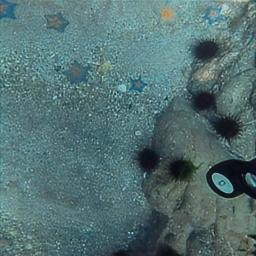
#> input picture underwater_image_enhancement_results_bundle_2026-05-12/02_evaluation/qualitative_outputs/RUIE/UTTS/pic_A/JPEGImages/0316.JPG, 256 x 256 px
$ python -i clahe_baseline.py   (imports and definitions only)   (older library calls are emulated)
#> lines starting #> are read from the running program, lines starting #| are printed output that depends on the picture
"""
evaluation/clahe_baseline.py

CLAHE (Contrast Limited Adaptive Histogram Equalization) baseline evaluation.
Runs on UIEB-890 (paired) and RUIE — computes the same metrics as your model
so you get a direct apples-to-apples comparison row in your results table.

Usage:
    python evaluation/clahe_baseline.py
    python evaluation/clahe_baseline.py --dataset uieb
    python evaluation/clahe_baseline.py --dataset ruie
    python evaluation/clahe_baseline.py --dataset all

Output:
    results/clahe/clahe_uieb_results.csv
    results/clahe/clahe_ruie_results.csv
    results/clahe/clahe_summary.txt      ← paste this into your paper table
"""

import argparse
import csv
import os
import sys
from pathlib import Path

PROJECT_ROOT = os.path.abspath(os.path.join(os.path.dirname(__file__), ".."))
if PROJECT_ROOT not in sys.path:
    sys.path.insert(0, PROJECT_ROOT)

import cv2
import numpy as np
from PIL import Image
from skimage.metrics import peak_signal_noise_ratio, structural_similarity

from config import (
    UIEB_RAW, UIEB_REF, UIEB_CHALLENGE,
    RUIE_ROOT, RESULTS_DIR, IMAGE_SIZE,
)

IMG_EXTS = {".jpg", ".jpeg", ".png", ".bmp"}


# ─────────────────────────────────────────────────────────────────────────────
# CLAHE enhancement
# ─────────────────────────────────────────────────────────────────────────────

def apply_clahe(img_np: np.ndarray, clip_limit: float = 2.0, tile: int = 8) -> np.ndarray:
    """
    Apply CLAHE in LAB colour space — standard best practice for underwater images.
    img_np: uint8 RGB numpy array (H, W, 3)
    Returns: uint8 RGB numpy array (H, W, 3)
    """
#> called with clip_limit = 2, tile = 8
    img_lab  = cv2.cvtColor(img_np, cv2.COLOR_RGB2LAB)
#> img_lab: shape (256, 256, 3); mean of channels 0, 1, 2 115, 117.7, 124
    clahe    = cv2.createCLAHE(clipLimit=clip_limit, tileGridSize=(tile, tile))
    img_lab[:, :, 0] = clahe.apply(img_lab[:, :, 0])
#> img_lab: shape (256, 256, 3); mean of channels 0, 1, 2 126.9, 117.7, 124
    return cv2.cvtColor(img_lab, cv2.COLOR_LAB2RGB)
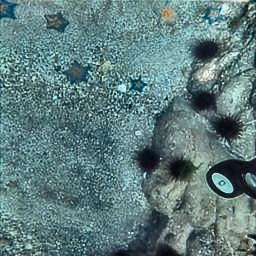
#> returned value: shape (256, 256, 3); mean R, G, B 95, 125.5, 126.2


# ─────────────────────────────────────────────────────────────────────────────
# Metrics (same formulas as your eval scripts)
# ─────────────────────────────────────────────────────────────────────────────

# [21 lines left out: functions compute_uciqe, compute_uiqm, not called in this run]


def pct(b, a): return (a - b) / (abs(b) + 1e-9) * 100


def load_rgb(path: str, size: int) -> np.ndarray:
    img = Image.open(path).convert("RGB").resize((size, size), Image.LANCZOS)
    return np.array(img)


# ─────────────────────────────────────────────────────────────────────────────
# UIEB evaluation
# ─────────────────────────────────────────────────────────────────────────────

# [184 lines left out: functions eval_uieb, eval_ruie, write_summary, parse_args, main, not called in this run]


# [2 lines not run here, left out]

>>> import cv2
>>> picture = cv2.cvtColor(cv2.imread('../underwater_image_enhancement_results_bundle_2026-05-12/02_evaluation/qualitative_outputs/RUIE/UTTS/pic_A/JPEGImages/0316.JPG'), cv2.COLOR_BGR2RGB)
>>> result = apply_clahe(picture)

$ run again, on underwater_image_enhancement_results_bundle_2026-05-12/02_evaluation/qualitative_outputs/RUIE/UTTS/pic_B/JPEGImages/2384.jpg
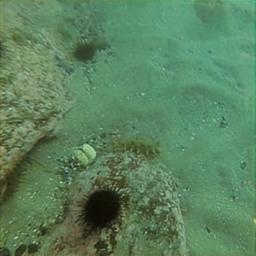
#> input picture underwater_image_enhancement_results_bundle_2026-05-12/02_evaluation/qualitative_outputs/RUIE/UTTS/pic_B/JPEGImages/2384.jpg, 256 x 256 px
#> in apply_clahe, `return cv2.cvtColor(img_lab, cv2.COLOR_LAB2RGB)`:
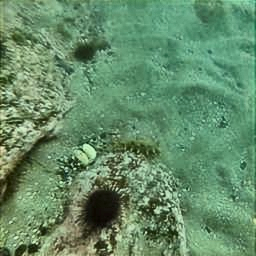
#> returned value: shape (256, 256, 3); mean R, G, B 100.6, 140.4, 104.6

$ run again, on underwater_image_enhancement_results_bundle_2026-05-12/02_evaluation/qualitative_outputs/RUIE/UTTS/pic_B/JPEGImages/2496.jpg
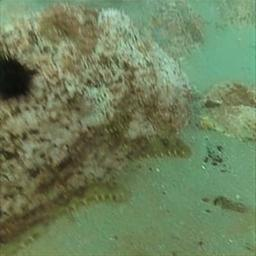
#> input picture underwater_image_enhancement_results_bundle_2026-05-12/02_evaluation/qualitative_outputs/RUIE/UTTS/pic_B/JPEGImages/2496.jpg, 256 x 256 px
#> in apply_clahe, `return cv2.cvtColor(img_lab, cv2.COLOR_LAB2RGB)`:
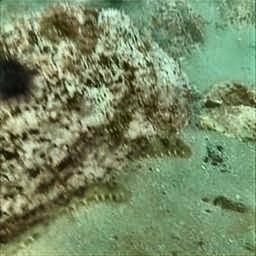
#> returned value: shape (256, 256, 3); mean R, G, B 118.9, 137.8, 101.3

$ run again, on underwater_image_enhancement_results_bundle_2026-05-12/02_evaluation/qualitative_outputs/RUIE/UTTS/pic_C/JPEGImages/2355.jpg
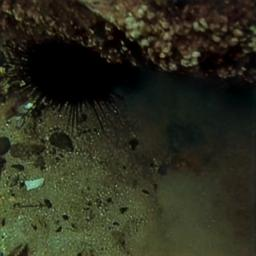
#> input picture underwater_image_enhancement_results_bundle_2026-05-12/02_evaluation/qualitative_outputs/RUIE/UTTS/pic_C/JPEGImages/2355.jpg, 256 x 256 px
#> in apply_clahe, `return cv2.cvtColor(img_lab, cv2.COLOR_LAB2RGB)`:
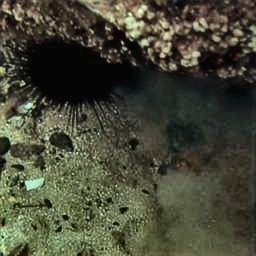
#> returned value: shape (256, 256, 3); mean R, G, B 70.8, 71.9, 54.9
